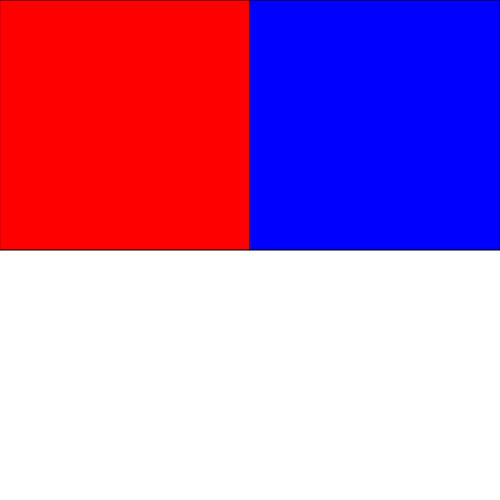
Frame 1 (no input)
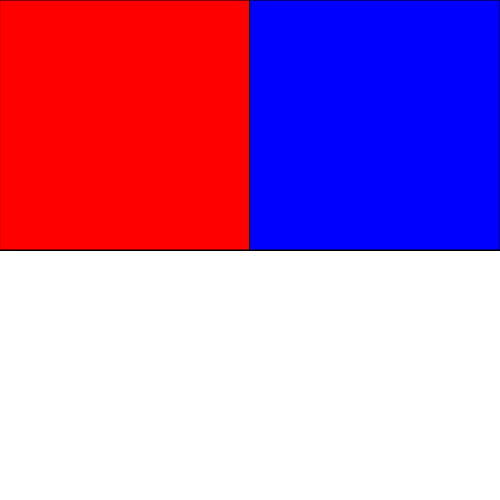
Frame 60 (no input)
Frame 120 (the mouse pressed at the canvas centre since frame 60): identical to frame 60, image omitted

The p5.js sketch that drew these frames (run headless with seeded random() and noise() and a simulated clock; from frame 60 on, the mouse is pressed at the canvas centre):

// p5.js sketch
// ── sketch.js
let red;
let blue;
let rect1Color, rect2Color;

function setup(){
    createCanvas(500, 500);
    red = color(255, 0, 0);
    blue = color(0, 0, 255);
    rect1Color = red;
    rect2Color = blue;
}

function draw(){
    fill(rect1Color);
    rect(0,0,250);
    fill(rect2Color);
    rect(250,0,250);
}

function mouseClicked(){
    if(mouseX <= 250 && mouseY <= 250){
        if(rect1Color == red){
            rect1Color = blue;
        }else{
            rect1Color = red;
        }
    }else{
        if(rect2Color == red){
            rect2Color = blue;
        }else{
            rect2Color = red;
        }
    }
}
